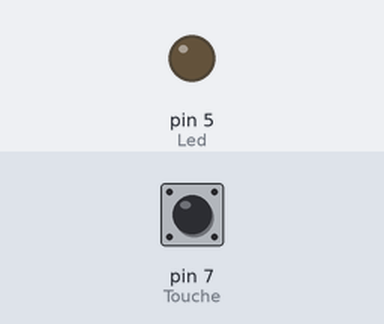
Recording of a sketch running on a simulated Arduino Uno, built with avr-gcc and run on an emulated ATmega328P. Parts: output pins drawn as LEDs (lit = HIGH). Inputs (shaded band) come from the test bench; at power-on: pin 7 (Touche) HIGH.

Above: at 1.2 s.
1.3 s: pin 7 (Touche) pulled LOW for 0.15 s
At 1.37 s:
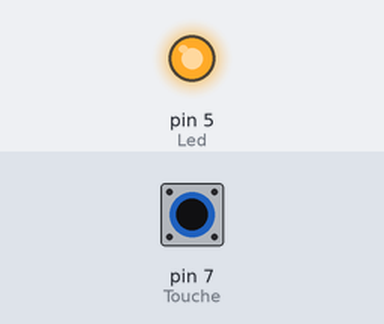
2.9 s: pin 7 (Touche) pulled LOW for 3.2 s
At 6.8 s:
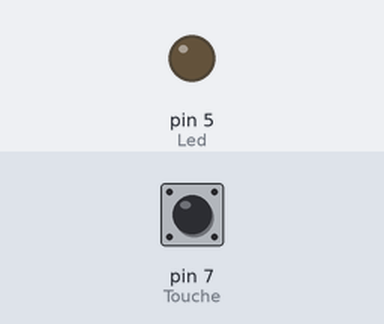
Timing chart, 0 to 8.3 s (numbered marks = the images above; inputs shaded):
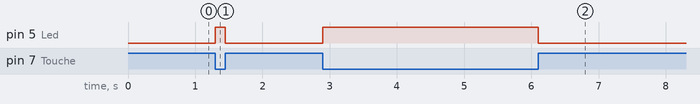

Measured:
- after the input at 1.3 s, pin 5 (Led): LOW → HIGH at once, → LOW 0.15 s later
- after the input at 2.9 s, pin 5 (Led): LOW → HIGH at once, → LOW 3.2 s later

The sketch:

P4-Touche_Q2.ino
```cpp
// Croquis P4-Touche_Q2.ino

//----- CONSTANTES -----
#define Touche 7  // TOUCHE raccordée à la ligne d'E/S 7
#define Led 5 // LED raccordée à la ligne d'E/S 5
//----- VARIABLES -----
int Etat = 0;    // Etat logique de la TOUCHE

//----- PROCEDURE D'INITIALISATION -----
void setup() {
  pinMode(Touche, INPUT); // Ligne de la TOUCHE en entrée
  pinMode(Led, OUTPUT);  // Ligne de la LED en sortie
}

//----- BOUCLE PRINCIPALE -----
void loop(){
  Etat = digitalRead(Touche);  // Lecture de l'état de la TOUCHE
  if (Etat == LOW) {
    digitalWrite(Led, HIGH);
  }
  else {
    digitalWrite(Led, LOW);
  }
}
```
